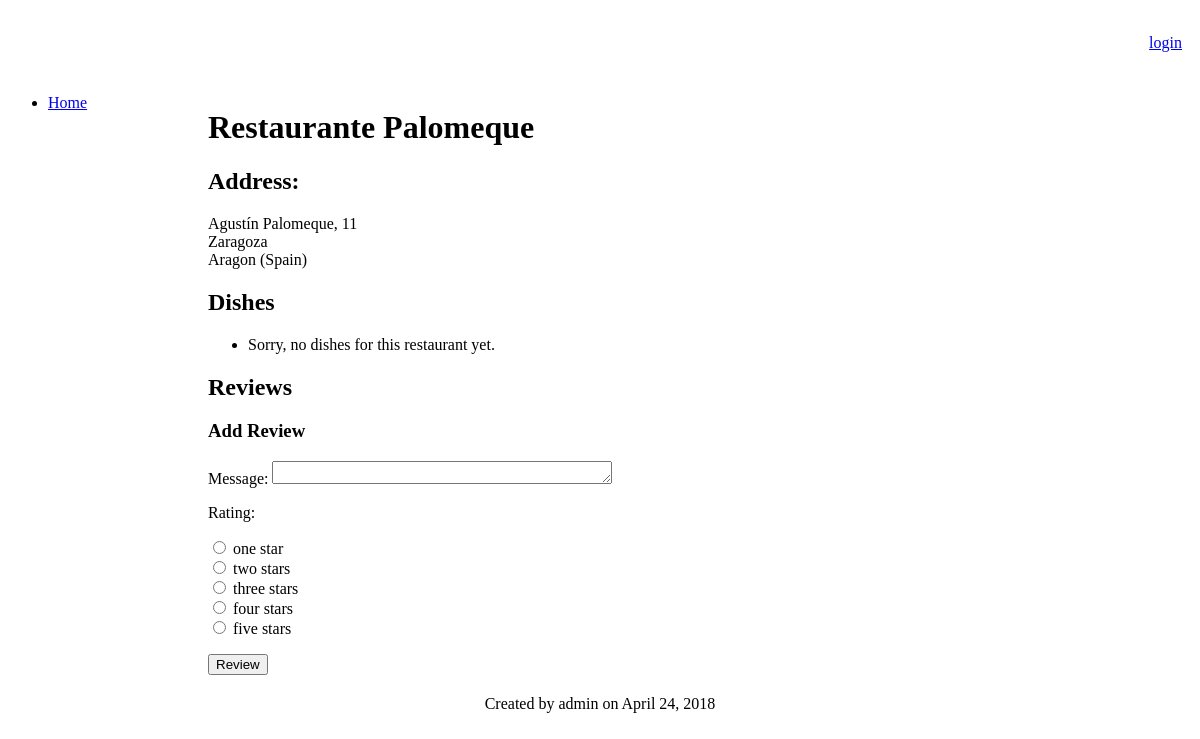
Before: /myrestaurants/restaurants/2 with the older database file.
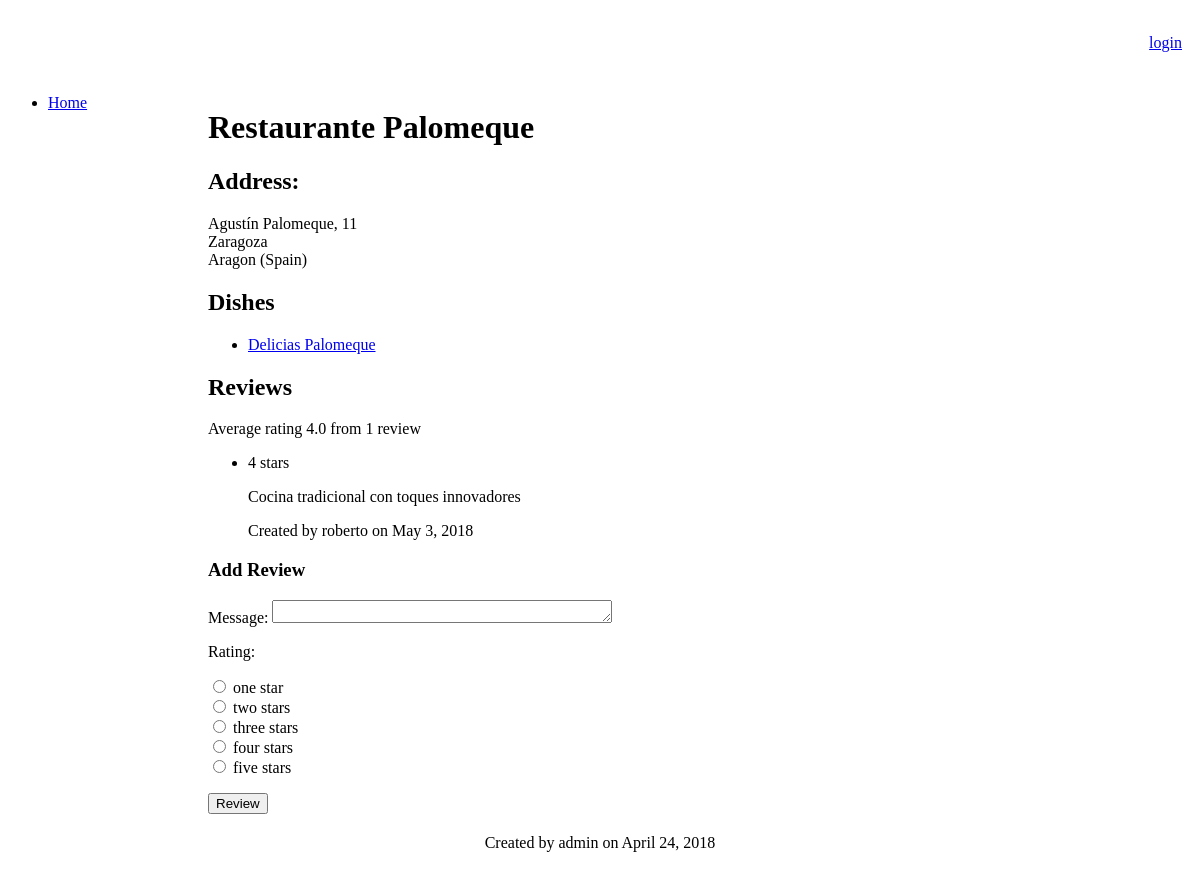
After: the same page with the newer database file.
### myrestaurants/models.py (models this page shows, shortened)
class Restaurant(models.Model):
    name = models.CharField(max_length=120)
    street = models.CharField(max_length=120, blank=True, null=True)
    number = models.IntegerField(blank=True, null=True)
    city = models.CharField(max_length=120, blank=True, null=True)
    zipCode = models.CharField(max_length=120, blank=True, null=True)
    stateOrProvince = models.CharField(max_length=120, blank=True, null=True)
    country = models.CharField(max_length=120, blank=True, null=True)
    telephone = models.CharField(max_length=120, blank=True, null=True)
    url = models.URLField(blank=True, null=True)
    user = models.ForeignKey(User, default=1, on_delete=models.CASCADE)
    date = models.DateField(default=date.today)
    def averageRating(self):
        reviewCount = self.restaurantreview_set.count()
        if not reviewCount:
            return 0
        else:
            ratingSum = sum([float(review.rating) for review in self.restaurantreview_set.all()])
            return ratingSum / reviewCount

class Dish(models.Model):
    name = models.CharField(max_length=120)
    description = models.TextField(blank=True, null=True)
    price = models.DecimalField('Euro amount', max_digits=8, decimal_places=2, blank=True, null=True)
    user = models.ForeignKey(User, default=1, on_delete=models.CASCADE)
    date = models.DateField(default=date.today)
    image = models.ImageField(upload_to="myrestaurants", blank=True, null=True)
    restaurant = models.ForeignKey(Restaurant, null=True, related_name='dishes', on_delete=models.CASCADE)

class Review(models.Model):
    RATING_CHOICES = ((1, 'one'), (2, 'two'), (3, 'three'), (4, 'four'), (5, 'five'))
    rating = models.PositiveSmallIntegerField('Rating (stars)', blank=False, default=3, choices=RATING_CHOICES)
    comment = models.TextField(blank=True, null=True)
    user = models.ForeignKey(User, default=1, on_delete=models.CASCADE)
    date = models.DateField(default=date.today)
    class Meta:
        abstract = True

class RestaurantReview(Review):
    restaurant = models.ForeignKey(Restaurant, on_delete=models.CASCADE)
    class Meta:
        unique_together = ("restaurant", "user")

### myrestaurants/views.py (the view)
class RestaurantDetail(DetailView):
    model = Restaurant
    template_name = 'myrestaurants/restaurant_detail.html'
    def get_context_data(self, **kwargs):
        context = super(RestaurantDetail, self).get_context_data(**kwargs)
        context['RATING_CHOICES'] = RestaurantReview.RATING_CHOICES
        return context

### myrestaurants/templates/myrestaurants/restaurant_detail.html (shortened to what this page needs)
{% extends "myrestaurants/base.html" %}
{% block content %}
<span vocab="http://schema.org/" typeof="Restaurant">
<h1>
    <span property="name">{{ restaurant.name }}</span>
</h1>
<h2>Address:</h2>
<p>
    {{ restaurant.street }}, {{ restaurant.number }} <br/>
    {{ restaurant.zipcode }} {{ restaurant.city }} <br/>
    {{ restaurant.stateOrProvince }} ({{ restaurant.country }})
</p>
<h2>
    Dishes
</h2>
<ul>
    {% for dish in restaurant.dishes.all %}
        <li><a href="{% url 'myrestaurants:dish_detail' restaurant.id dish.id %}">
            {{ dish.name }}</a></li>
    {% empty %}<li>Sorry, no dishes for this restaurant yet.</li>
    {% endfor %}
</ul>
<h2>Reviews</h2>
{% if restaurant.restaurantreview_set.all|length > 0 %}
<span rel="aggregateRating">
    <p typeof="AggregateRating">
        Average rating <span property="ratingValue">{{ restaurant.averageRating|stringformat:".1f" }}</span>
        {% with restaurant.restaurantreview_set.all|length as reviewCount %}
        from <span property="reviewCount">{{ reviewCount }}</span> review{{ reviewCount|pluralize }}
        {% endwith %}
    </p>
</span>
<ul rel="review">
    {% for review in restaurant.restaurantreview_set.all %}
        <li typeof="Review">
            <p rel="reviewRating" typeof="Rating">
                <span property="ratingValue">{{ review.rating }}</span> star{{ review.rating|pluralize }}
            </p>
            <p property="description">{% if review.comment %}{{ review.comment }}{% endif %}</p>
            <p>Created by <span property="author">{{ review.user }}</span> on
                <span property="datePublished" content="{{ review.date|date:'Y-m-d' }}">{{ review.date }}</span></p>
        </li>
    {% endfor %}
</ul>
{% endif %}
</span>
<h3>Add Review</h3>
<form id="review-form" action="{% url 'myrestaurants:review_create' restaurant.id %}" method="post">
    Message: <textarea name="comment" id="comment" rows="4"></textarea>
    <p>Rating:</p>
    <p>{% for rate in RATING_CHOICES %}
    <input type="radio" name="rating" id="rating{{ forloop.counter }}" value="{{ rate.0 }}" />
    <label for="choice{{ forloop.counter }}">{{ rate.1 }} star{{ rate.0|pluralize }}</label>
    <br/>{% endfor %}
    </p>
    <input type="submit" value="Review" />
</form>
{% endblock %}
{% block footer %}
    Created by {{ restaurant.user }} on {{ restaurant.date }}
{% endblock %}

Changed rows visible on the page:
changed Restaurant "Restaurante Palomeque": averageRating (not shown) → "4.0"
added Dish: name "Delicias Palomeque"
added RestaurantReview: rating "4", comment "Cocina tradicional con toques innovadores", user "roberto", date "May 3, 2018"
Other visible differences:
{{ reviewCount }}: (not shown) → "1"
text no longer shown: "Sorry, no dishes for this restaurant yet."
text now shown: "Average rating from review"
